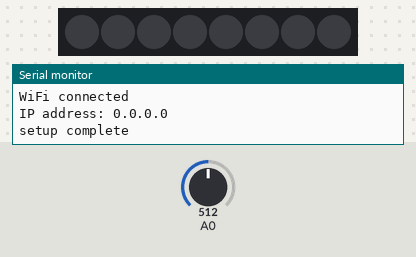
The sketch below on a simulated Arduino MKR. Parts: 8 RGB LEDs in strip order, left to right, the last lines printed to the serial monitor. The inputs (shaded band) are chosen by the test bench; at power-on: A0 = 512. A WiFi scan finds three made-up networks; random numbers use the default seed unless the sketch sets one; no MQTT or app messages arrive unless stated; not simulated (calls return 0 or success): arduino_secrets.h.

Above: at 4.2 s.
4.3 s: A0 set to 490
At 12.8 s:
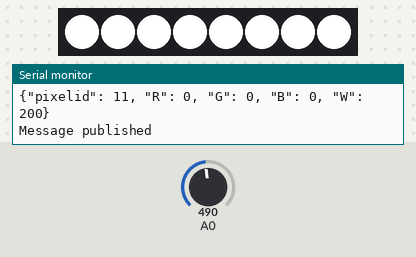
13.5 s: A0 set to 515
At 24.8 s:
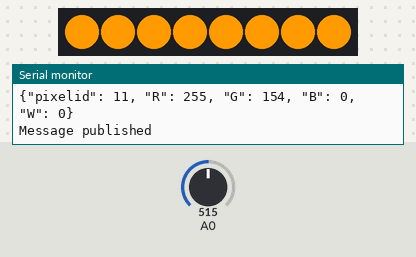
25.5 s: A0 set to 306
At 31.8 s:
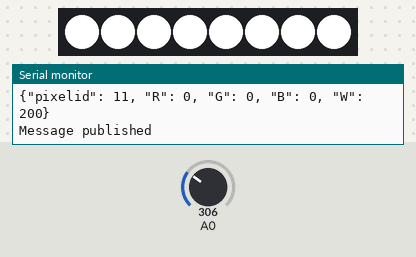
34.5 s: A0 set to 510
At 43.9 s:
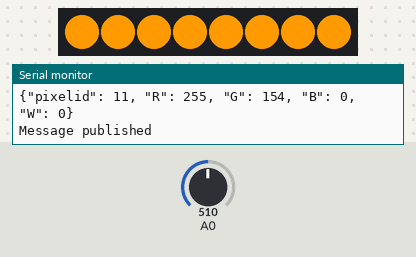
Timing chart, 0 to 45.4 s (numbered marks = the images above; inputs shaded):
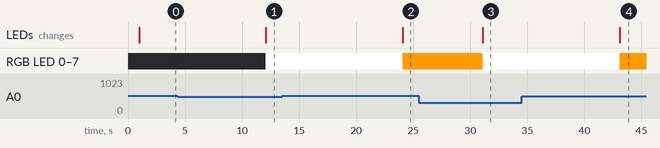

Measured:
- the behaviour switches between 500 and 501 on A0 (found by bisection; images 1 and 2)
- after the input at 13.5 s, RGB LED 0–7: RGB(255, 255, 255) → RGB(255, 154, 0) after 10.6 s; the LEDs: change after 10.6 s (image 2)
- after the input at 25.5 s, RGB LED 0–7: RGB(255, 154, 0) → RGB(255, 255, 255) after 5.6 s; the LEDs: change after 5.6 s (image 3)
- after the input at 34.5 s, RGB LED 0–7: RGB(255, 255, 255) → RGB(255, 154, 0) after 8.6 s; the LEDs: change after 8.6 s (image 4)

The sketch:

CritSketchCASA0014.ino
```cpp
/*

Chrono Lumina Blinker example for MKR1010

*/


//#include <Wire.h>
//#include <Adafruit_GFX.h>
#include <WiFiNINA.h>
#include <PubSubClient.h>
#include <utility/wifi_drv.h>   // library to drive to RGB LED on the MKR1010
#include "arduino_secrets.h"
#include <Adafruit_NeoPixel.h>
#define pixelPin 6
#define NUMPIXELS 8
Adafruit_NeoPixel pixels(NUMPIXELS, pixelPin);


/*
**** please enter your sensitive data in the Secret tab/arduino_secrets.h
**** using format below

#define SECRET_SSID "ssid name"
#define SECRET_PASS "ssid password"
#define SECRET_MQTTUSER "user name - eg student"
#define SECRET_MQTTPASS "password";
 */

const char* ssid          = SECRET_SSID;
const char* password      = SECRET_PASS;
const char* mqtt_username = SECRET_MQTTUSER;
const char* mqtt_password = SECRET_MQTTPASS;
const char* mqtt_server = "mqtt.cetools.org";
const int mqtt_port = 1884;
int status = WL_IDLE_STATUS;     // the Wifi radio's status

WiFiServer server(80);
WiFiClient wificlient;

WiFiClient mkrClient;
PubSubClient client(mkrClient);

// edit this for the light you are connecting to
char mqtt_topic_demo[] = "student/CASA0014/light/10/pixel/";

void setup() {
  // Start the serial monitor to show output
  Serial.begin(115200);
  delay(1000);
  //open serial port, set the baud rate to 9600 bps
  Serial.begin(9600);
  pixels.setBrightness(255);
  pixels.begin();  // Initialize the NeoPixel library
  pixels.clear();  // Turn off all LEDs
  pixels.show();


  WiFi.setHostname("Lumina Eman");
  startWifi();
  client.setServer(mqtt_server, mqtt_port);
  Serial.println("setup complete");
}

void loop() {

  // we need to make sure the arduino is still connected to the MQTT broker
  // otherwise we will not receive any messages
  if (!client.connected()) {
    reconnectMQTT();
  }

  // we also need to make sure we are connected to the wifi
  // otherwise it will be impossible to connect to MQTT!
  if (WiFi.status() != WL_CONNECTED){
    startWifi();
  }

  // check for messages from the broker and ensuring that any outgoing messages are sent.
  client.loop();

  // sendmqtt();
  // Serial.println("sent a message");
  // delay(10000);

  int val;
  int color;
  val = analogRead(0);  //connect sensor to Analog 0


  Serial.println(val);  //print the value to serial
  delay(5000);

  if (val > 500) {
    Serial.println("Daytime"); // If the value is more than 500 it will print day time
    sendmqttyellow(); // This will make the chrono lumina yellow
    color = pixels.Color(255, 154, 0);  // This will make the neopixel led yellow
    for (int i = 0; i < NUMPIXELS; i++) { // This loops means i dont have to run this code 8 times for each pixel
      pixels.setPixelColor(i, color);  // Set each pixel to the selected color
    }
    pixels.show();

  } else if (val < 500) { // Same logic as above but if less than 500 it will do the opposite
    Serial.println("Nightime");
    sendmqttwhite();
    color = pixels.Color(255, 255, 255);

    for (int i = 0; i < NUMPIXELS; i++) {
      pixels.setPixelColor(i, color);
    }
    pixels.show();

    // Delay before taking the next reading
    delay(5000);  // 10-second delay before the next reading

  }

}

void sendmqtt(){

//   //send a message to update the light
//   char mqtt_message[100];
//   for (int i = 0; i<12; i++){


//     sprintf(mqtt_message, "{\"pixelid\": %d, \"R\": 255, \"G\": 254, \"B\": 254, \"W\": 0}", i);
    // Serial.println(mqtt_topic_demo);
    // Serial.println(mqtt_message);


//     if (client.publish(mqtt_topic_demo, mqtt_message)) {
//       Serial.println("Message published");
//     }   else {
//       Serial.println("Failed to publish message");
//     }
//  }
}

void sendmqttyellow(){

  // send a message to update the light
  char mqtt_message[100];
  for (int i = 0; i<12; i++){ //Like mentioned previously helps set each pixel without me having to repea the code 12 times


    sprintf(mqtt_message, "{\"pixelid\": %d, \"R\": 255, \"G\": 154, \"B\": 0, \"W\": 0}", i); // json string that sets the colour yellow
    // Serial.println(mqtt_topic_demo);
    Serial.println(mqtt_message); // prints the whole string into the serial monitor


    if (client.publish(mqtt_topic_demo, mqtt_message)) {
      Serial.println("Message published");
    }   else {
      Serial.println("Failed to publish message");
    }
 }
}

void sendmqttwhite(){

  // send a message to update the light
  char mqtt_message[100];
  for (int i = 0; i<12; i++){


    sprintf(mqtt_message, "{\"pixelid\": %d, \"R\": 0, \"G\": 0, \"B\": 0, \"W\": 200}", i);
    // Serial.println(mqtt_topic_demo);
    Serial.println(mqtt_message);


    if (client.publish(mqtt_topic_demo, mqtt_message)) {
      Serial.println("Message published");
    }   else {
      Serial.println("Failed to publish message");
    }
 }
}


void startWifi(){

  // check for the WiFi module:
  if (WiFi.status() == WL_NO_MODULE) {
    Serial.println("Communication with WiFi module failed!");
    // don't continue
    while (true);
  }
  String fv = WiFi.firmwareVersion();
  if (fv < WIFI_FIRMWARE_LATEST_VERSION) {
    Serial.println("Please upgrade the firmware");
  }

  // Function for connecting to a WiFi network
  // is looking for UCL_IoT and a back up network (usually a home one!)
  int n = WiFi.scanNetworks();
  Serial.println("Scan done");
  if (n == 0) {
    Serial.println("no networks found");
  } else {
    Serial.print(n);
    Serial.println(" networks found");
    // loop through all the networks and if you find UCL_IoT or the backup - ssid1
    // then connect to wifi
    Serial.print("Trying to connect to: ");
    Serial.println(ssid);
    for (int i = 0; i < n; ++i){
      String availablessid = WiFi.SSID(i);
      // Primary network
      if (availablessid.equals(ssid)) {
        Serial.print("Connecting to ");
        Serial.println(ssid);
        WiFi.begin(ssid, password);
        while (WiFi.status() != WL_CONNECTED) {
          delay(600);
          Serial.print(".");
        }
        if (WiFi.status() == WL_CONNECTED) {
          Serial.println("Connected to " + String(ssid));
          break; // Exit the loop if connected
        } else {
          Serial.println("Failed to connect to " + String(ssid));
        }
      } else {
        Serial.print(availablessid);
        Serial.println(" - this network is not in my list");
      }

    }
  }


  Serial.println("");
  Serial.println("WiFi connected");
  Serial.print("IP address: ");
  Serial.println(WiFi.localIP());

}

void reconnectMQTT() {
  if (WiFi.status() != WL_CONNECTED){
    startWifi();
  } else {
    //Serial.println(WiFi.localIP());
  }

  // Loop until we're reconnected
  while (!client.connected()) {    // while not (!) connected....
    Serial.print("Attempting MQTT connection...");
    // Create a random client ID
    String clientId = "LuminaSelector";
    clientId += String(random(0xffff), HEX);

    // Attempt to connect
    if (client.connect(clientId.c_str(), mqtt_username, mqtt_password)) {
      Serial.println("connected");
      // ... and subscribe to messages on broker
    } else {
      Serial.print("failed, rc=");
      Serial.print(client.state());
      Serial.println(" try again in 5 seconds");
      // Wait 5 seconds before retrying
      delay(5000);
    }
  }
}

void callback(char* topic, byte* payload, int length) {
  // Handle incoming messages
  Serial.print("Message arrived [");
  Serial.print(topic);
  Serial.print("]: ");
  for (int i = 0; i < length; i++) {
    Serial.print((char)payload[i]);
  }
  Serial.println();

}
```
